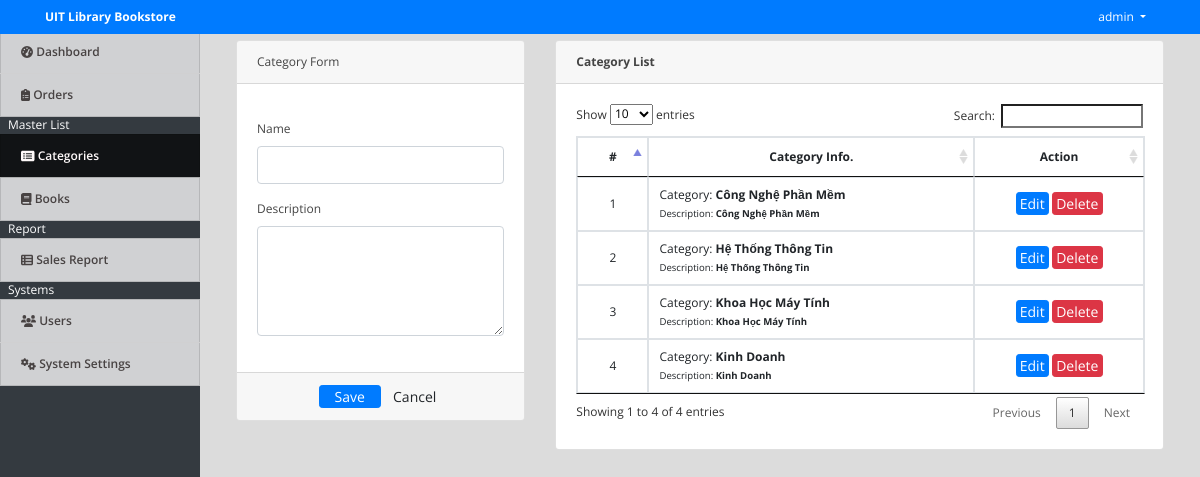
/admin/index.php?page=categories (signed in), run on the app's committed database.
### tables this page shows
CREATE TABLE `categories` (
  `id` int(30) NOT NULL,
  `name` text NOT NULL,
  `description` text NOT NULL
);

### admin/categories.php (the view, shortened to what this page needs)
<?php include('db_connect.php');?>
<div class="container-fluid">
	<div class="col-lg-12">
		<div class="row">
			<div class="col-md-4">
			<form action="" id="manage-category">
				<div class="card">
					<div class="card-header">
						    Category Form
				  	</div>
					<div class="card-body">
							<div class="form-group">
								<label class="control-label">Name</label>
								<input type="text" class="form-control" name="name">
							</div>
							<div class="form-group">
								<label class="control-label">Description</label>
								<textarea name="description" id="description" cols="30" rows="4" class="form-control"></textarea>
							</div>
					</div>
					<div class="card-footer">
						<div class="row">
							<div class="col-md-12">
								<button class="btn btn-sm btn-primary col-sm-3 offset-md-3"> Save</button>
								<button class="btn btn-sm btn-default col-sm-3" type="button" onclick="$('#manage-category').get(0).reset()"> Cancel</button>
							</div>
						</div>
					</div>
				</div>
			</form>
			</div>
			<div class="col-md-8">
				<div class="card">
					<div class="card-header">
						<b>Category List</b>
					</div>
					<div class="card-body">
						<table class="table table-bordered table-hover">
							<thead>
								<tr>
									<th class="text-center">#</th>
									<th class="text-center">Category Info.</th>
									<th class="text-center">Action</th>
								</tr>
							</thead>
							<tbody>
								<?php
								$i = 1;
								$category = $conn->query("SELECT * FROM categories order by name asc");
								while($row=$category->fetch_assoc()):
								?>
								<tr>
									<td class="text-center"><?php echo $i++ ?></td>
									<td class="">
										<p>Category: <b><?php echo $row['name'] ?></b></p>
										<p><small>Description: <b><?php echo $row['description'] ?></b></small></p>
									</td>
									<td class="text-center">
										<button class="btn btn-sm btn-primary edit_category" type="button" data-id="<?php echo $row['id'] ?>" data-description="<?php echo $row['description'] ?>" data-name="<?php echo $row['name'] ?>" >Edit</button>
										<button class="btn btn-sm btn-danger delete_category" type="button" data-id="<?php echo $row['id'] ?>">Delete</button>
									</td>
								</tr>
								<?php endwhile; ?>
							</tbody>
						</table>
					</div>
				</div>
			</div>
		</div>
	</div>
</div>

### admin/assets/fullcalendar/main.css (style rules this page uses)
:root { --fc-daygrid-event-dot-width: 8px; }
:root { --fc-list-event-dot-width: 10px; --fc-list-event-hover-bg-color: #f5f5f5; }

### admin/assets/css/style.css (style rules this page uses)
body { font-family: "Open Sans", sans-serif; color: #444444; width: 100%; height: calc(100%); font-size: 12px; }
.btn-sm { padding: .0001rem .2rem; }

### admin/index.php (style rules this page uses)
body { background: #80808045; }

### admin/categories.php (style rules this page uses)
td { vertical-align: middle !important; }
td p { margin:unset; }

### data on the page
categories: name "Công Nghệ Phần Mềm", description "Công Nghệ Phần Mềm"
categories: name "Hệ Thống Thông Tin", description "Hệ Thống Thông Tin"
categories: name "Khoa Học Máy Tính", description "Khoa Học Máy Tính"
categories: name "Kinh Doanh", description "Kinh Doanh"

### other printed values
$_SESSION['system']['name'] "UIT Library Bookstore"
$_SESSION['login_name'] "admin"
